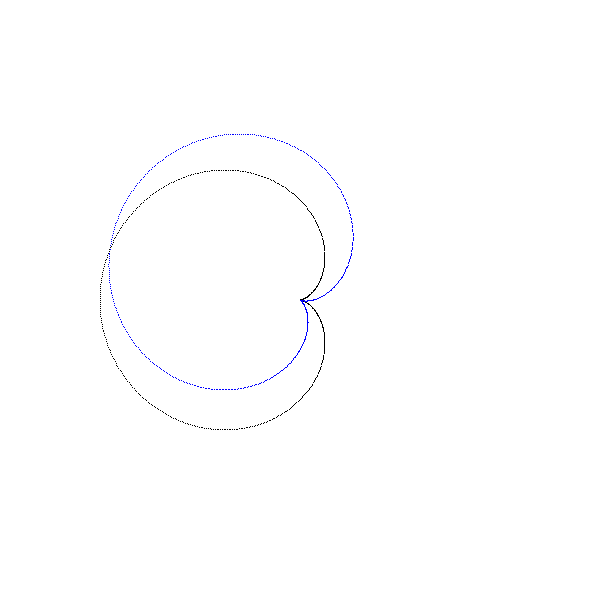
Frame 1 (no input)
Frame 2 (the mouse pressed at the canvas centre, redrawn once): identical to frame 1, image omitted

The Processing sketch that drew this single still picture (run headless with seeded random() and noise(); the mouse was pressed at the canvas centre and the sketch redrawn once):

// Processing sketch: SamuelExer03
// ── SamuelExer03.pde
PImage img1;
PImage img2;
void setup()
{
  size(600, 600);
  background(255);
  img1 = createImage(600, 600, RGB);
  img2 = createImage(600, 600, RGB);

  for (int i= 0; i < 600; i++)
  {
    for (int j =0; j < 600; j++)
    {
      img1.set(i, j, color(255, 255, 255));
      img2.set(i, j, color(255, 255, 255));
    }
  }
}

void draw()
{
  float escala = 100;
  for (float ang = 0; ang < 2 * PI; ang += 0.01) {
    {
      float r = escala * (1 - cos(ang));

      float x = r * cos(ang);
      float y = r * sin(ang);

      int pX = int(x + 300);
      int py = int(y + 300);

      float rot = radians(30);
      float u = x * cos(rot) - y * sin(rot);
      float v = y * cos(rot) + x * sin(rot);

      int pU = int(u + 300);
      int pV = int(v + 300);
      img1.set(pX, py, 0);
      img2.set(pU, pV, 255);
      img1.set(pU, pV, 255);
    }
    image(img1, 0, 0);

    noLoop();
  }
}
